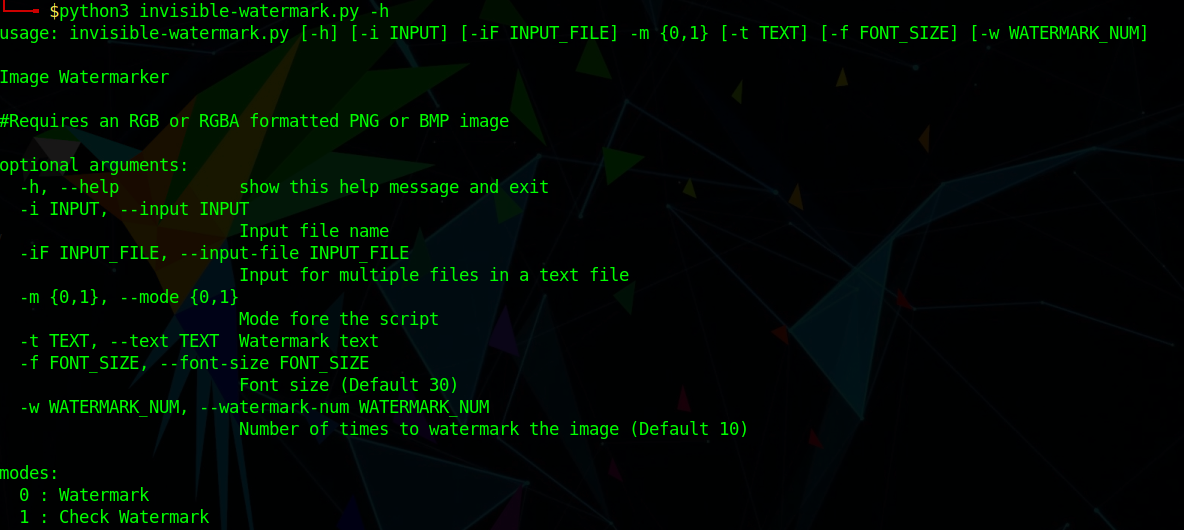
#> input picture assets/images/Help.png, 1184 x 530 px
$ python -i invisible-watermark.py   (imports and definitions only)
#> lines starting #> are read from the running program, lines starting #| are printed output that depends on the picture; after the words box and inside, x2 and y2 are one past the last pixel; in counts of white or black regions, pixels touching at a corner belong together
import random
import argparse
from argparse import RawTextHelpFormatter
from PIL import Image, ImageDraw, ImageFont

# [137 lines left out: functions convert_to_png, generate_template, generate_watermark, not called in this run]

def check_watermark(path_to_image):

    #open the image
#> called with path_to_image = 'assets/images/Help.png'
    try:  #ensure the image exists on disk
        original_img = Image.open(path_to_image)
#> original_img is the input picture: PIL image 1184x530 RGB; mean R, G, B 1.1, 12, 3.3

    except FileNotFoundError as err:
        print(err)
        exit(1)

    print("Image mode is: " + str(original_img.mode) + " for " + path_to_image)
#| Image mode is: RGB for assets/images/Help.png
    if original_img.mode != 'RGB': #check to see if image is rgb
        original_img = original_img.convert('RGB') #if its not make it rgb
        print("Image mode is NOW: " + str(original_img.mode) + " for " + path_to_image)

    #generate a white canvas that will hold the extracted watermark
    water_check = Image.new('RGB', original_img.size, (255, 255, 255))
#> water_check: PIL image 1184x530 RGB; every value is 255

    #get the width and height
    width, height = original_img.size
#> width = 1184; height = 530

    #loop through each pixel in the image if the r value is even it is white if it is odd it is black
    #then append these color changes to the new image water_check
    for row in range(height):
        for col in range(width):
            r, g, b = original_img.getpixel((col, row)) #r g b is for the original_img

            if r % 2 == 0: #check to see if the red pixel is odd (if it is add a black pixel to water_check)
                water_check.putpixel((col, row), (0, 0, 0))
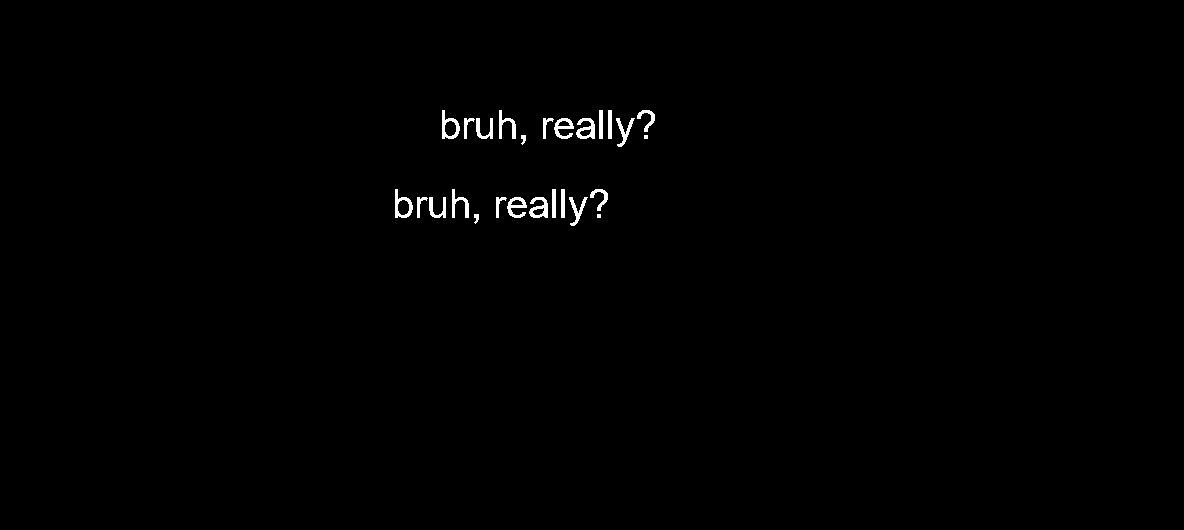
#> water_check: PIL image 1184x530 RGB; 0.57% white; 26 white regions (2 under 20 px), largest, box (x1, y1, x2, y2) and area: (576, 118, 595, 139) 225, (529, 197, 548, 218) 225, (442, 110, 460, 139) 220

    #save the watermark
    water_check.save('reterived_watermark_' + str(path_to_image))

# [94 lines left out: function main, not called in this run]

# [2 lines not run here, left out]

>>> result = check_watermark('assets/images/Help.png')
